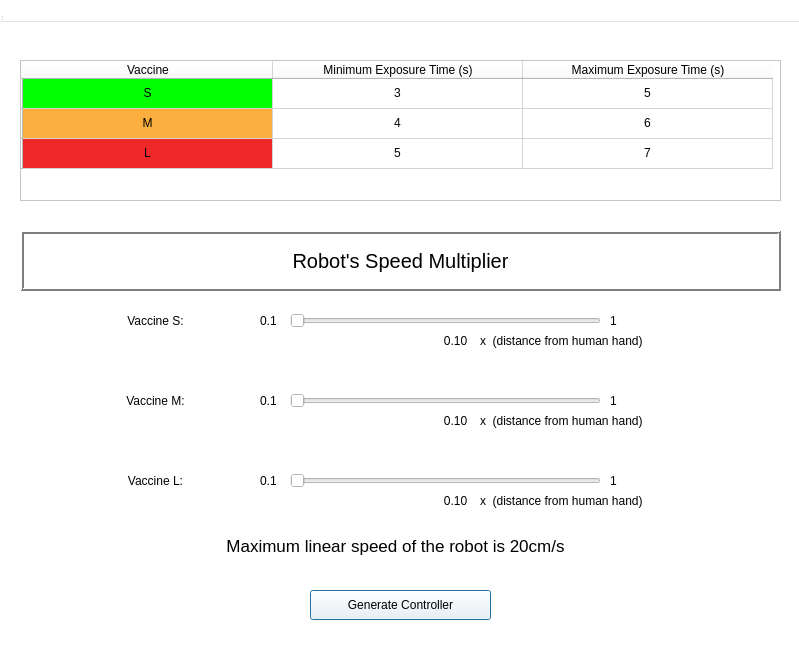
<?xml version="1.0" encoding="UTF-8"?>
<ui version="4.0">
 <class>MainWindow</class>
 <widget class="QDialog" name="MainWindow">
  <property name="geometry">
   <rect>
    <x>0</x>
    <y>0</y>
    <width>799</width>
    <height>665</height>
   </rect>
  </property>
  <property name="palette">
   <palette>
    <active>
     <colorrole role="WindowText">
      <brush brushstyle="SolidPattern">
       <color alpha="255">
        <red>0</red>
        <green>0</green>
        <blue>0</blue>
       </color>
      </brush>
     </colorrole>
     <colorrole role="Button">
      <brush brushstyle="SolidPattern">
       <color alpha="255">
        <red>255</red>
        <green>255</green>
        <blue>255</blue>
       </color>
      </brush>
     </colorrole>
     <colorrole role="Light">
      <brush brushstyle="SolidPattern">
       <color alpha="255">
        <red>255</red>
        <green>255</green>
        <blue>255</blue>
       </color>
      </brush>
     </colorrole>
     <colorrole role="Midlight">
      <brush brushstyle="SolidPattern">
       <color alpha="255">
        <red>255</red>
        <green>255</green>
        <blue>255</blue>
       </color>
      </brush>
     </colorrole>
     <colorrole role="Dark">
      <brush brushstyle="SolidPattern">
       <color alpha="255">
        <red>127</red>
        <green>127</green>
        <blue>127</blue>
       </color>
      </brush>
     </colorrole>
     <colorrole role="Mid">
      <brush brushstyle="SolidPattern">
       <color alpha="255">
        <red>170</red>
        <green>170</green>
        <blue>170</blue>
       </color>
      </brush>
     </colorrole>
     <colorrole role="Text">
      <brush brushstyle="SolidPattern">
       <color alpha="255">
        <red>0</red>
        <green>0</green>
        <blue>0</blue>
       </color>
      </brush>
     </colorrole>
     <colorrole role="BrightText">
      <brush brushstyle="SolidPattern">
       <color alpha="255">
        <red>255</red>
        <green>255</green>
        <blue>255</blue>
       </color>
      </brush>
     </colorrole>
     <colorrole role="ButtonText">
      <brush brushstyle="SolidPattern">
       <color alpha="255">
        <red>0</red>
        <green>0</green>
        <blue>0</blue>
       </color>
      </brush>
     </colorrole>
     <colorrole role="Base">
      <brush brushstyle="SolidPattern">
       <color alpha="255">
        <red>255</red>
        <green>255</green>
        <blue>255</blue>
       </color>
      </brush>
     </colorrole>
     <colorrole role="Window">
      <brush brushstyle="SolidPattern">
       <color alpha="255">
        <red>255</red>
        <green>255</green>
        <blue>255</blue>
       </color>
      </brush>
     </colorrole>
     <colorrole role="Shadow">
      <brush brushstyle="SolidPattern">
       <color alpha="255">
        <red>0</red>
        <green>0</green>
        <blue>0</blue>
       </color>
      </brush>
     </colorrole>
     <colorrole role="AlternateBase">
      <brush brushstyle="SolidPattern">
       <color alpha="255">
        <red>255</red>
        <green>255</green>
        <blue>255</blue>
       </color>
      </brush>
     </colorrole>
     <colorrole role="ToolTipBase">
      <brush brushstyle="SolidPattern">
       <color alpha="255">
        <red>255</red>
        <green>255</green>
        <blue>220</blue>
       </color>
      </brush>
     </colorrole>
     <colorrole role="ToolTipText">
      <brush brushstyle="SolidPattern">
       <color alpha="255">
        <red>0</red>
        <green>0</green>
        <blue>0</blue>
       </color>
      </brush>
     </colorrole>
    </active>
    <inactive>
     <colorrole role="WindowText">
      <brush brushstyle="SolidPattern">
       <color alpha="255">
        <red>0</red>
        <green>0</green>
        <blue>0</blue>
       </color>
      </brush>
     </colorrole>
     <colorrole role="Button">
      <brush brushstyle="SolidPattern">
       <color alpha="255">
        <red>255</red>
        <green>255</green>
        <blue>255</blue>
       </color>
      </brush>
     </colorrole>
     <colorrole role="Light">
      <brush brushstyle="SolidPattern">
       <color alpha="255">
        <red>255</red>
        <green>255</green>
        <blue>255</blue>
       </color>
      </brush>
     </colorrole>
     <colorrole role="Midlight">
      <brush brushstyle="SolidPattern">
       <color alpha="255">
        <red>255</red>
        <green>255</green>
        <blue>255</blue>
       </color>
      </brush>
     </colorrole>
     <colorrole role="Dark">
      <brush brushstyle="SolidPattern">
       <color alpha="255">
        <red>127</red>
        <green>127</green>
        <blue>127</blue>
       </color>
      </brush>
     </colorrole>
     <colorrole role="Mid">
      <brush brushstyle="SolidPattern">
       <color alpha="255">
        <red>170</red>
        <green>170</green>
        <blue>170</blue>
       </color>
      </brush>
     </colorrole>
     <colorrole role="Text">
      <brush brushstyle="SolidPattern">
       <color alpha="255">
        <red>0</red>
        <green>0</green>
        <blue>0</blue>
       </color>
      </brush>
     </colorrole>
     <colorrole role="BrightText">
      <brush brushstyle="SolidPattern">
       <color alpha="255">
        <red>255</red>
        <green>255</green>
        <blue>255</blue>
       </color>
      </brush>
     </colorrole>
     <colorrole role="ButtonText">
      <brush brushstyle="SolidPattern">
       <color alpha="255">
        <red>0</red>
        <green>0</green>
        <blue>0</blue>
       </color>
      </brush>
     </colorrole>
     <colorrole role="Base">
      <brush brushstyle="SolidPattern">
       <color alpha="255">
        <red>255</red>
        <green>255</green>
        <blue>255</blue>
       </color>
      </brush>
     </colorrole>
     <colorrole role="Window">
      <brush brushstyle="SolidPattern">
       <color alpha="255">
        <red>255</red>
        <green>255</green>
        <blue>255</blue>
       </color>
      </brush>
     </colorrole>
     <colorrole role="Shadow">
      <brush brushstyle="SolidPattern">
       <color alpha="255">
        <red>0</red>
        <green>0</green>
        <blue>0</blue>
       </color>
      </brush>
     </colorrole>
     <colorrole role="AlternateBase">
      <brush brushstyle="SolidPattern">
       <color alpha="255">
        <red>255</red>
        <green>255</green>
        <blue>255</blue>
       </color>
      </brush>
     </colorrole>
     <colorrole role="ToolTipBase">
      <brush brushstyle="SolidPattern">
       <color alpha="255">
        <red>255</red>
        <green>255</green>
        <blue>220</blue>
       </color>
      </brush>
     </colorrole>
     <colorrole role="ToolTipText">
      <brush brushstyle="SolidPattern">
       <color alpha="255">
        <red>0</red>
        <green>0</green>
        <blue>0</blue>
       </color>
      </brush>
     </colorrole>
    </inactive>
    <disabled>
     <colorrole role="WindowText">
      <brush brushstyle="SolidPattern">
       <color alpha="255">
        <red>127</red>
        <green>127</green>
        <blue>127</blue>
       </color>
      </brush>
     </colorrole>
     <colorrole role="Button">
      <brush brushstyle="SolidPattern">
       <color alpha="255">
        <red>255</red>
        <green>255</green>
        <blue>255</blue>
       </color>
      </brush>
     </colorrole>
     <colorrole role="Light">
      <brush brushstyle="SolidPattern">
       <color alpha="255">
        <red>255</red>
        <green>255</green>
        <blue>255</blue>
       </color>
      </brush>
     </colorrole>
     <colorrole role="Midlight">
      <brush brushstyle="SolidPattern">
       <color alpha="255">
        <red>255</red>
        <green>255</green>
        <blue>255</blue>
       </color>
      </brush>
     </colorrole>
     <colorrole role="Dark">
      <brush brushstyle="SolidPattern">
       <color alpha="255">
        <red>127</red>
        <green>127</green>
        <blue>127</blue>
       </color>
      </brush>
     </colorrole>
     <colorrole role="Mid">
      <brush brushstyle="SolidPattern">
       <color alpha="255">
        <red>170</red>
        <green>170</green>
        <blue>170</blue>
       </color>
      </brush>
     </colorrole>
     <colorrole role="Text">
      <brush brushstyle="SolidPattern">
       <color alpha="255">
        <red>127</red>
        <green>127</green>
        <blue>127</blue>
       </color>
      </brush>
     </colorrole>
     <colorrole role="BrightText">
      <brush brushstyle="SolidPattern">
       <color alpha="255">
        <red>255</red>
        <green>255</green>
        <blue>255</blue>
       </color>
      </brush>
     </colorrole>
     <colorrole role="ButtonText">
      <brush brushstyle="SolidPattern">
       <color alpha="255">
        <red>127</red>
        <green>127</green>
        <blue>127</blue>
       </color>
      </brush>
     </colorrole>
     <colorrole role="Base">
      <brush brushstyle="SolidPattern">
       <color alpha="255">
        <red>255</red>
        <green>255</green>
        <blue>255</blue>
       </color>
      </brush>
     </colorrole>
     <colorrole role="Window">
      <brush brushstyle="SolidPattern">
       <color alpha="255">
        <red>255</red>
        <green>255</green>
        <blue>255</blue>
       </color>
      </brush>
     </colorrole>
     <colorrole role="Shadow">
      <brush brushstyle="SolidPattern">
       <color alpha="255">
        <red>0</red>
        <green>0</green>
        <blue>0</blue>
       </color>
      </brush>
     </colorrole>
     <colorrole role="AlternateBase">
      <brush brushstyle="SolidPattern">
       <color alpha="255">
        <red>255</red>
        <green>255</green>
        <blue>255</blue>
       </color>
      </brush>
     </colorrole>
     <colorrole role="ToolTipBase">
      <brush brushstyle="SolidPattern">
       <color alpha="255">
        <red>255</red>
        <green>255</green>
        <blue>220</blue>
       </color>
      </brush>
     </colorrole>
     <colorrole role="ToolTipText">
      <brush brushstyle="SolidPattern">
       <color alpha="255">
        <red>0</red>
        <green>0</green>
        <blue>0</blue>
       </color>
      </brush>
     </colorrole>
    </disabled>
   </palette>
  </property>
  <property name="windowTitle">
   <string>MainWindow</string>
  </property>
  <widget class="QWidget" name="centralwidget" native="true">
   <property name="geometry">
    <rect>
     <x>0</x>
     <y>0</y>
     <width>791</width>
     <height>680</height>
    </rect>
   </property>
   <widget class="QTableWidget" name="tableWidget">
    <property name="geometry">
     <rect>
      <x>20</x>
      <y>60</y>
      <width>761</width>
      <height>141</height>
     </rect>
    </property>
    <attribute name="horizontalHeaderDefaultSectionSize">
     <number>250</number>
    </attribute>
    <row>
     <property name="text">
      <string/>
     </property>
    </row>
    <row>
     <property name="text">
      <string/>
     </property>
    </row>
    <row>
     <property name="text">
      <string/>
     </property>
    </row>
    <column>
     <property name="text">
      <string>Vaccine</string>
     </property>
    </column>
    <column>
     <property name="text">
      <string>Minimum Exposure Time (s)</string>
     </property>
    </column>
    <column>
     <property name="text">
      <string>Maximum Exposure Time (s)</string>
     </property>
    </column>
    <item row="0" column="0">
     <property name="text">
      <string>S</string>
     </property>
     <property name="textAlignment">
      <set>AlignCenter</set>
     </property>
     <property name="background">
      <brush brushstyle="SolidPattern">
       <color alpha="255">
        <red>0</red>
        <green>255</green>
        <blue>0</blue>
       </color>
      </brush>
     </property>
     <property name="foreground">
      <brush brushstyle="NoBrush">
       <color alpha="255">
        <red>0</red>
        <green>0</green>
        <blue>0</blue>
       </color>
      </brush>
     </property>
    </item>
    <item row="0" column="1">
     <property name="text">
      <string>3</string>
     </property>
     <property name="textAlignment">
      <set>AlignCenter</set>
     </property>
    </item>
    <item row="0" column="2">
     <property name="text">
      <string>5</string>
     </property>
     <property name="textAlignment">
      <set>AlignCenter</set>
     </property>
    </item>
    <item row="1" column="0">
     <property name="text">
      <string>M</string>
     </property>
     <property name="textAlignment">
      <set>AlignCenter</set>
     </property>
     <property name="background">
      <brush brushstyle="SolidPattern">
       <color alpha="255">
        <red>252</red>
        <green>175</green>
        <blue>62</blue>
       </color>
      </brush>
     </property>
    </item>
    <item row="1" column="1">
     <property name="text">
      <string>4</string>
     </property>
     <property name="textAlignment">
      <set>AlignCenter</set>
     </property>
    </item>
    <item row="1" column="2">
     <property name="text">
      <string>6</string>
     </property>
     <property name="textAlignment">
      <set>AlignCenter</set>
     </property>
    </item>
    <item row="2" column="0">
     <property name="text">
      <string>L</string>
     </property>
     <property name="textAlignment">
      <set>AlignCenter</set>
     </property>
     <property name="background">
      <brush brushstyle="SolidPattern">
       <color alpha="255">
        <red>239</red>
        <green>41</green>
        <blue>41</blue>
       </color>
      </brush>
     </property>
    </item>
    <item row="2" column="1">
     <property name="text">
      <string>5</string>
     </property>
     <property name="textAlignment">
      <set>AlignCenter</set>
     </property>
    </item>
    <item row="2" column="2">
     <property name="text">
      <string>7</string>
     </property>
     <property name="textAlignment">
      <set>AlignCenter</set>
     </property>
    </item>
   </widget>
   <widget class="QSlider" name="horizontalSlider">
    <property name="geometry">
     <rect>
      <x>290</x>
      <y>280</y>
      <width>311</width>
      <height>81</height>
     </rect>
    </property>
    <property name="minimum">
     <number>10</number>
    </property>
    <property name="maximum">
     <number>100</number>
    </property>
    <property name="orientation">
     <enum>Qt::Horizontal</enum>
    </property>
   </widget>
   <widget class="QSlider" name="horizontalSlider_2">
    <property name="geometry">
     <rect>
      <x>290</x>
      <y>360</y>
      <width>311</width>
      <height>81</height>
     </rect>
    </property>
    <property name="minimum">
     <number>10</number>
    </property>
    <property name="maximum">
     <number>100</number>
    </property>
    <property name="orientation">
     <enum>Qt::Horizontal</enum>
    </property>
   </widget>
   <widget class="QSlider" name="horizontalSlider_3">
    <property name="geometry">
     <rect>
      <x>290</x>
      <y>440</y>
      <width>311</width>
      <height>81</height>
     </rect>
    </property>
    <property name="minimum">
     <number>10</number>
    </property>
    <property name="maximum">
     <number>100</number>
    </property>
    <property name="orientation">
     <enum>Qt::Horizontal</enum>
    </property>
   </widget>
   <widget class="QLabel" name="label">
    <property name="geometry">
     <rect>
      <x>20</x>
      <y>230</y>
      <width>761</width>
      <height>61</height>
     </rect>
    </property>
    <property name="palette">
     <palette>
      <active>
       <colorrole role="WindowText">
        <brush brushstyle="SolidPattern">
         <color alpha="255">
          <red>0</red>
          <green>0</green>
          <blue>0</blue>
         </color>
        </brush>
       </colorrole>
       <colorrole role="Button">
        <brush brushstyle="SolidPattern">
         <color alpha="255">
          <red>255</red>
          <green>255</green>
          <blue>255</blue>
         </color>
        </brush>
       </colorrole>
       <colorrole role="Light">
        <brush brushstyle="SolidPattern">
         <color alpha="255">
          <red>255</red>
          <green>255</green>
          <blue>255</blue>
         </color>
        </brush>
       </colorrole>
       <colorrole role="Midlight">
        <brush brushstyle="SolidPattern">
         <color alpha="255">
          <red>255</red>
          <green>255</green>
          <blue>255</blue>
         </color>
        </brush>
       </colorrole>
       <colorrole role="Dark">
        <brush brushstyle="SolidPattern">
         <color alpha="255">
          <red>127</red>
          <green>127</green>
          <blue>127</blue>
         </color>
        </brush>
       </colorrole>
       <colorrole role="Mid">
        <brush brushstyle="SolidPattern">
         <color alpha="255">
          <red>170</red>
          <green>170</green>
          <blue>170</blue>
         </color>
        </brush>
       </colorrole>
       <colorrole role="Text">
        <brush brushstyle="SolidPattern">
         <color alpha="255">
          <red>0</red>
          <green>0</green>
          <blue>0</blue>
         </color>
        </brush>
       </colorrole>
       <colorrole role="BrightText">
        <brush brushstyle="SolidPattern">
         <color alpha="255">
          <red>255</red>
          <green>255</green>
          <blue>255</blue>
         </color>
        </brush>
       </colorrole>
       <colorrole role="ButtonText">
        <brush brushstyle="SolidPattern">
         <color alpha="255">
          <red>0</red>
          <green>0</green>
          <blue>0</blue>
         </color>
        </brush>
       </colorrole>
       <colorrole role="Base">
        <brush brushstyle="SolidPattern">
         <color alpha="255">
          <red>255</red>
          <green>255</green>
          <blue>255</blue>
         </color>
        </brush>
       </colorrole>
       <colorrole role="Window">
        <brush brushstyle="SolidPattern">
         <color alpha="255">
          <red>255</red>
          <green>255</green>
          <blue>255</blue>
         </color>
        </brush>
       </colorrole>
       <colorrole role="Shadow">
        <brush brushstyle="SolidPattern">
         <color alpha="255">
          <red>0</red>
          <green>0</green>
          <blue>0</blue>
         </color>
        </brush>
       </colorrole>
       <colorrole role="AlternateBase">
        <brush brushstyle="SolidPattern">
         <color alpha="255">
          <red>255</red>
          <green>255</green>
          <blue>255</blue>
         </color>
        </brush>
       </colorrole>
       <colorrole role="ToolTipBase">
        <brush brushstyle="SolidPattern">
         <color alpha="255">
          <red>255</red>
          <green>255</green>
          <blue>220</blue>
         </color>
        </brush>
       </colorrole>
       <colorrole role="ToolTipText">
        <brush brushstyle="SolidPattern">
         <color alpha="255">
          <red>0</red>
          <green>0</green>
          <blue>0</blue>
         </color>
        </brush>
       </colorrole>
      </active>
      <inactive>
       <colorrole role="WindowText">
        <brush brushstyle="SolidPattern">
         <color alpha="255">
          <red>0</red>
          <green>0</green>
          <blue>0</blue>
         </color>
        </brush>
       </colorrole>
       <colorrole role="Button">
        <brush brushstyle="SolidPattern">
         <color alpha="255">
          <red>255</red>
          <green>255</green>
          <blue>255</blue>
         </color>
        </brush>
       </colorrole>
       <colorrole role="Light">
        <brush brushstyle="SolidPattern">
         <color alpha="255">
          <red>255</red>
          <green>255</green>
          <blue>255</blue>
         </color>
        </brush>
       </colorrole>
       <colorrole role="Midlight">
        <brush brushstyle="SolidPattern">
         <color alpha="255">
          <red>255</red>
          <green>255</green>
          <blue>255</blue>
         </color>
        </brush>
       </colorrole>
       <colorrole role="Dark">
        <brush brushstyle="SolidPattern">
         <color alpha="255">
          <red>127</red>
          <green>127</green>
          <blue>127</blue>
         </color>
        </brush>
       </colorrole>
       <colorrole role="Mid">
        <brush brushstyle="SolidPattern">
         <color alpha="255">
          <red>170</red>
          <green>170</green>
          <blue>170</blue>
         </color>
        </brush>
       </colorrole>
       <colorrole role="Text">
        <brush brushstyle="SolidPattern">
         <color alpha="255">
          <red>0</red>
          <green>0</green>
          <blue>0</blue>
         </color>
        </brush>
       </colorrole>
       <colorrole role="BrightText">
        <brush brushstyle="SolidPattern">
         <color alpha="255">
          <red>255</red>
          <green>255</green>
          <blue>255</blue>
         </color>
        </brush>
       </colorrole>
       <colorrole role="ButtonText">
        <brush brushstyle="SolidPattern">
         <color alpha="255">
          <red>0</red>
          <green>0</green>
          <blue>0</blue>
         </color>
        </brush>
       </colorrole>
       <colorrole role="Base">
        <brush brushstyle="SolidPattern">
         <color alpha="255">
          <red>255</red>
          <green>255</green>
          <blue>255</blue>
         </color>
        </brush>
       </colorrole>
       <colorrole role="Window">
        <brush brushstyle="SolidPattern">
         <color alpha="255">
          <red>255</red>
          <green>255</green>
          <blue>255</blue>
         </color>
        </brush>
       </colorrole>
       <colorrole role="Shadow">
        <brush brushstyle="SolidPattern">
         <color alpha="255">
          <red>0</red>
          <green>0</green>
          <blue>0</blue>
         </color>
        </brush>
       </colorrole>
       <colorrole role="AlternateBase">
        <brush brushstyle="SolidPattern">
         <color alpha="255">
          <red>255</red>
          <green>255</green>
          <blue>255</blue>
         </color>
        </brush>
       </colorrole>
       <colorrole role="ToolTipBase">
        <brush brushstyle="SolidPattern">
         <color alpha="255">
          <red>255</red>
          <green>255</green>
          <blue>220</blue>
         </color>
        </brush>
       </colorrole>
       <colorrole role="ToolTipText">
        <brush brushstyle="SolidPattern">
         <color alpha="255">
          <red>0</red>
          <green>0</green>
          <blue>0</blue>
         </color>
        </brush>
       </colorrole>
      </inactive>
      <disabled>
       <colorrole role="WindowText">
        <brush brushstyle="SolidPattern">
         <color alpha="255">
          <red>127</red>
          <green>127</green>
          <blue>127</blue>
         </color>
        </brush>
       </colorrole>
       <colorrole role="Button">
        <brush brushstyle="SolidPattern">
         <color alpha="255">
          <red>255</red>
          <green>255</green>
          <blue>255</blue>
         </color>
        </brush>
       </colorrole>
       <colorrole role="Light">
        <brush brushstyle="SolidPattern">
         <color alpha="255">
          <red>255</red>
          <green>255</green>
          <blue>255</blue>
         </color>
        </brush>
       </colorrole>
       <colorrole role="Midlight">
        <brush brushstyle="SolidPattern">
         <color alpha="255">
          <red>255</red>
          <green>255</green>
          <blue>255</blue>
         </color>
        </brush>
       </colorrole>
       <colorrole role="Dark">
        <brush brushstyle="SolidPattern">
         <color alpha="255">
          <red>127</red>
          <green>127</green>
          <blue>127</blue>
         </color>
        </brush>
       </colorrole>
       <colorrole role="Mid">
        <brush brushstyle="SolidPattern">
         <color alpha="255">
          <red>170</red>
          <green>170</green>
          <blue>170</blue>
         </color>
        </brush>
       </colorrole>
       <colorrole role="Text">
        <brush brushstyle="SolidPattern">
         <color alpha="255">
          <red>127</red>
          <green>127</green>
          <blue>127</blue>
         </color>
        </brush>
       </colorrole>
       <colorrole role="BrightText">
        <brush brushstyle="SolidPattern">
         <color alpha="255">
          <red>255</red>
          <green>255</green>
          <blue>255</blue>
         </color>
        </brush>
       </colorrole>
       <colorrole role="ButtonText">
        <brush brushstyle="SolidPattern">
         <color alpha="255">
          <red>127</red>
          <green>127</green>
          <blue>127</blue>
         </color>
        </brush>
       </colorrole>
       <colorrole role="Base">
        <brush brushstyle="SolidPattern">
         <color alpha="255">
          <red>255</red>
          <green>255</green>
          <blue>255</blue>
         </color>
        </brush>
       </colorrole>
       <colorrole role="Window">
        <brush brushstyle="SolidPattern">
         <color alpha="255">
          <red>255</red>
          <green>255</green>
          <blue>255</blue>
         </color>
        </brush>
       </colorrole>
       <colorrole role="Shadow">
        <brush brushstyle="SolidPattern">
         <color alpha="255">
          <red>0</red>
          <green>0</green>
          <blue>0</blue>
         </color>
        </brush>
       </colorrole>
       <colorrole role="AlternateBase">
        <brush brushstyle="SolidPattern">
         <color alpha="255">
          <red>255</red>
          <green>255</green>
          <blue>255</blue>
         </color>
        </brush>
       </colorrole>
       <colorrole role="ToolTipBase">
        <brush brushstyle="SolidPattern">
         <color alpha="255">
          <red>255</red>
          <green>255</green>
          <blue>220</blue>
         </color>
        </brush>
       </colorrole>
       <colorrole role="ToolTipText">
        <brush brushstyle="SolidPattern">
         <color alpha="255">
          <red>0</red>
          <green>0</green>
          <blue>0</blue>
         </color>
        </brush>
       </colorrole>
      </disabled>
     </palette>
    </property>
    <property name="font">
     <font>
      <pointsize>15</pointsize>
     </font>
    </property>
    <property name="autoFillBackground">
     <bool>false</bool>
    </property>
    <property name="frameShape">
     <enum>QFrame::Box</enum>
    </property>
    <property name="frameShadow">
     <enum>QFrame::Raised</enum>
    </property>
    <property name="lineWidth">
     <number>2</number>
    </property>
    <property name="midLineWidth">
     <number>0</number>
    </property>
    <property name="text">
     <string>Robot's Speed Multiplier</string>
    </property>
    <property name="alignment">
     <set>Qt::AlignCenter</set>
    </property>
   </widget>
   <widget class="QLabel" name="label_2">
    <property name="geometry">
     <rect>
      <x>110</x>
      <y>310</y>
      <width>91</width>
      <height>21</height>
     </rect>
    </property>
    <property name="text">
     <string>Vaccine S:</string>
    </property>
    <property name="alignment">
     <set>Qt::AlignCenter</set>
    </property>
   </widget>
   <widget class="QLabel" name="label_3">
    <property name="geometry">
     <rect>
      <x>110</x>
      <y>390</y>
      <width>91</width>
      <height>21</height>
     </rect>
    </property>
    <property name="text">
     <string>Vaccine M:</string>
    </property>
    <property name="alignment">
     <set>Qt::AlignCenter</set>
    </property>
   </widget>
   <widget class="QLabel" name="label_4">
    <property name="geometry">
     <rect>
      <x>110</x>
      <y>470</y>
      <width>91</width>
      <height>21</height>
     </rect>
    </property>
    <property name="text">
     <string>Vaccine L:</string>
    </property>
    <property name="alignment">
     <set>Qt::AlignCenter</set>
    </property>
   </widget>
   <widget class="QLabel" name="label_5">
    <property name="geometry">
     <rect>
      <x>260</x>
      <y>310</y>
      <width>21</width>
      <height>21</height>
     </rect>
    </property>
    <property name="text">
     <string>0.1</string>
    </property>
   </widget>
   <widget class="QLabel" name="label_6">
    <property name="geometry">
     <rect>
      <x>260</x>
      <y>390</y>
      <width>21</width>
      <height>21</height>
     </rect>
    </property>
    <property name="text">
     <string>0.1</string>
    </property>
   </widget>
   <widget class="QLabel" name="label_7">
    <property name="geometry">
     <rect>
      <x>260</x>
      <y>470</y>
      <width>21</width>
      <height>21</height>
     </rect>
    </property>
    <property name="text">
     <string>0.1</string>
    </property>
   </widget>
   <widget class="QLabel" name="label_8">
    <property name="geometry">
     <rect>
      <x>610</x>
      <y>310</y>
      <width>31</width>
      <height>21</height>
     </rect>
    </property>
    <property name="text">
     <string>1</string>
    </property>
   </widget>
   <widget class="QLabel" name="label_9">
    <property name="geometry">
     <rect>
      <x>610</x>
      <y>390</y>
      <width>31</width>
      <height>21</height>
     </rect>
    </property>
    <property name="text">
     <string>1</string>
    </property>
   </widget>
   <widget class="QLabel" name="label_10">
    <property name="geometry">
     <rect>
      <x>610</x>
      <y>470</y>
      <width>31</width>
      <height>21</height>
     </rect>
    </property>
    <property name="text">
     <string>1</string>
    </property>
   </widget>
   <widget class="QLabel" name="label_11">
    <property name="geometry">
     <rect>
      <x>0</x>
      <y>530</y>
      <width>791</width>
      <height>31</height>
     </rect>
    </property>
    <property name="font">
     <font>
      <pointsize>13</pointsize>
     </font>
    </property>
    <property name="text">
     <string>Maximum linear speed of the robot is 20cm/s</string>
    </property>
    <property name="alignment">
     <set>Qt::AlignCenter</set>
    </property>
   </widget>
   <widget class="QLabel" name="label_12">
    <property name="geometry">
     <rect>
      <x>440</x>
      <y>330</y>
      <width>31</width>
      <height>21</height>
     </rect>
    </property>
    <property name="text">
     <string>0.10</string>
    </property>
    <property name="alignment">
     <set>Qt::AlignCenter</set>
    </property>
   </widget>
   <widget class="QLabel" name="label_13">
    <property name="geometry">
     <rect>
      <x>440</x>
      <y>410</y>
      <width>31</width>
      <height>21</height>
     </rect>
    </property>
    <property name="text">
     <string>0.10</string>
    </property>
    <property name="alignment">
     <set>Qt::AlignCenter</set>
    </property>
   </widget>
   <widget class="QLabel" name="label_14">
    <property name="geometry">
     <rect>
      <x>440</x>
      <y>490</y>
      <width>31</width>
      <height>21</height>
     </rect>
    </property>
    <property name="text">
     <string>0.10</string>
    </property>
    <property name="alignment">
     <set>Qt::AlignCenter</set>
    </property>
   </widget>
   <widget class="QPushButton" name="generateControllerButton">
    <property name="geometry">
     <rect>
      <x>310</x>
      <y>590</y>
      <width>181</width>
      <height>30</height>
     </rect>
    </property>
    <property name="text">
     <string>Generate Controller</string>
    </property>
   </widget>
   <widget class="QLabel" name="label_15">
    <property name="geometry">
     <rect>
      <x>480</x>
      <y>330</y>
      <width>211</width>
      <height>21</height>
     </rect>
    </property>
    <property name="text">
     <string>x  (distance from human hand)</string>
    </property>
   </widget>
   <widget class="QLabel" name="label_16">
    <property name="geometry">
     <rect>
      <x>480</x>
      <y>410</y>
      <width>211</width>
      <height>21</height>
     </rect>
    </property>
    <property name="text">
     <string>x  (distance from human hand)</string>
    </property>
   </widget>
   <widget class="QLabel" name="label_17">
    <property name="geometry">
     <rect>
      <x>480</x>
      <y>490</y>
      <width>211</width>
      <height>21</height>
     </rect>
    </property>
    <property name="text">
     <string>x  (distance from human hand)</string>
    </property>
   </widget>
  </widget>
  <widget class="QMenuBar" name="menubar">
   <property name="geometry">
    <rect>
     <x>0</x>
     <y>0</y>
     <width>799</width>
     <height>22</height>
    </rect>
   </property>
  </widget>
  <widget class="QStatusBar" name="statusbar">
   <property name="geometry">
    <rect>
     <x>0</x>
     <y>0</y>
     <width>3</width>
     <height>22</height>
    </rect>
   </property>
  </widget>
 </widget>
 <resources/>
 <connections/>
</ui>
